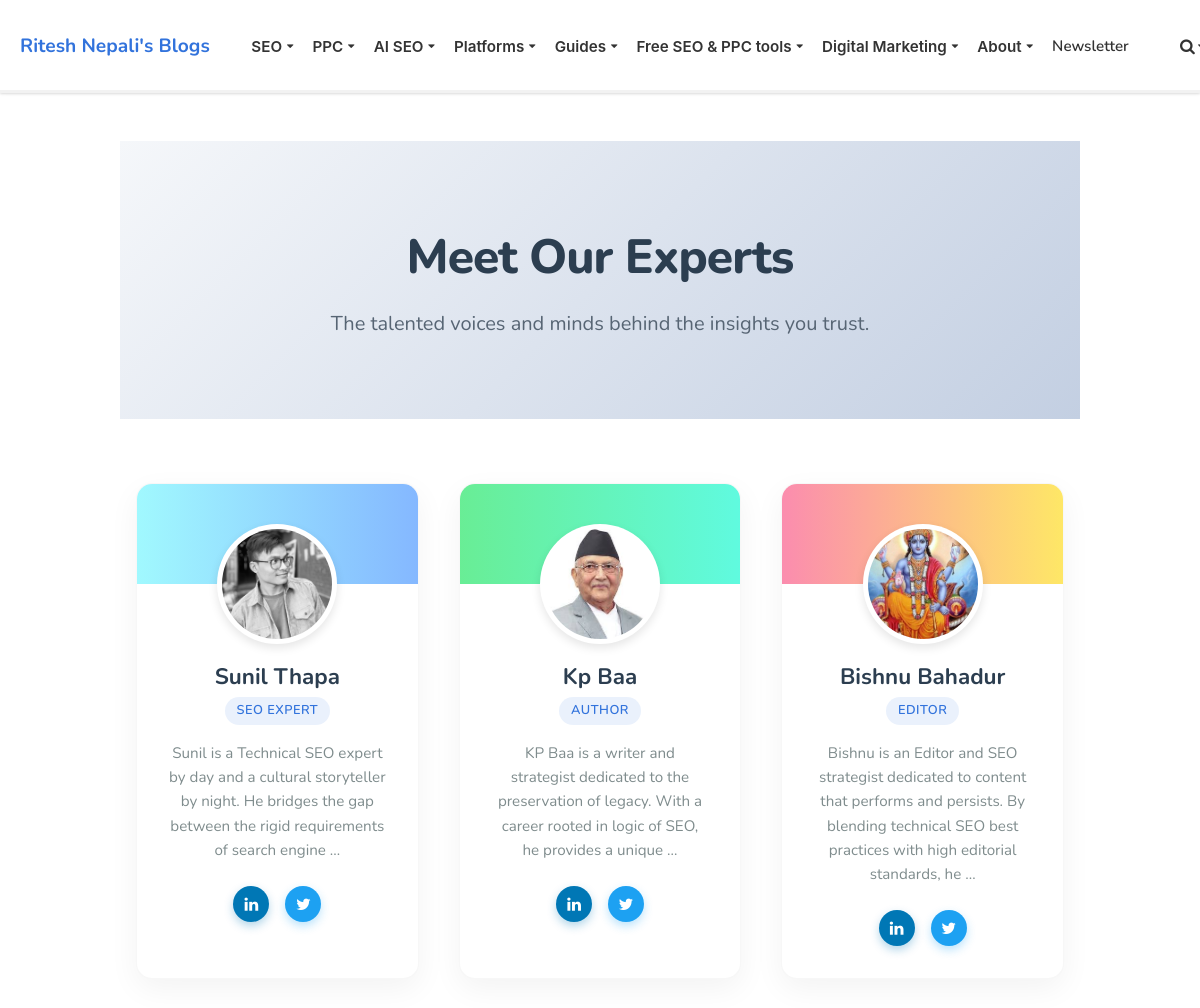
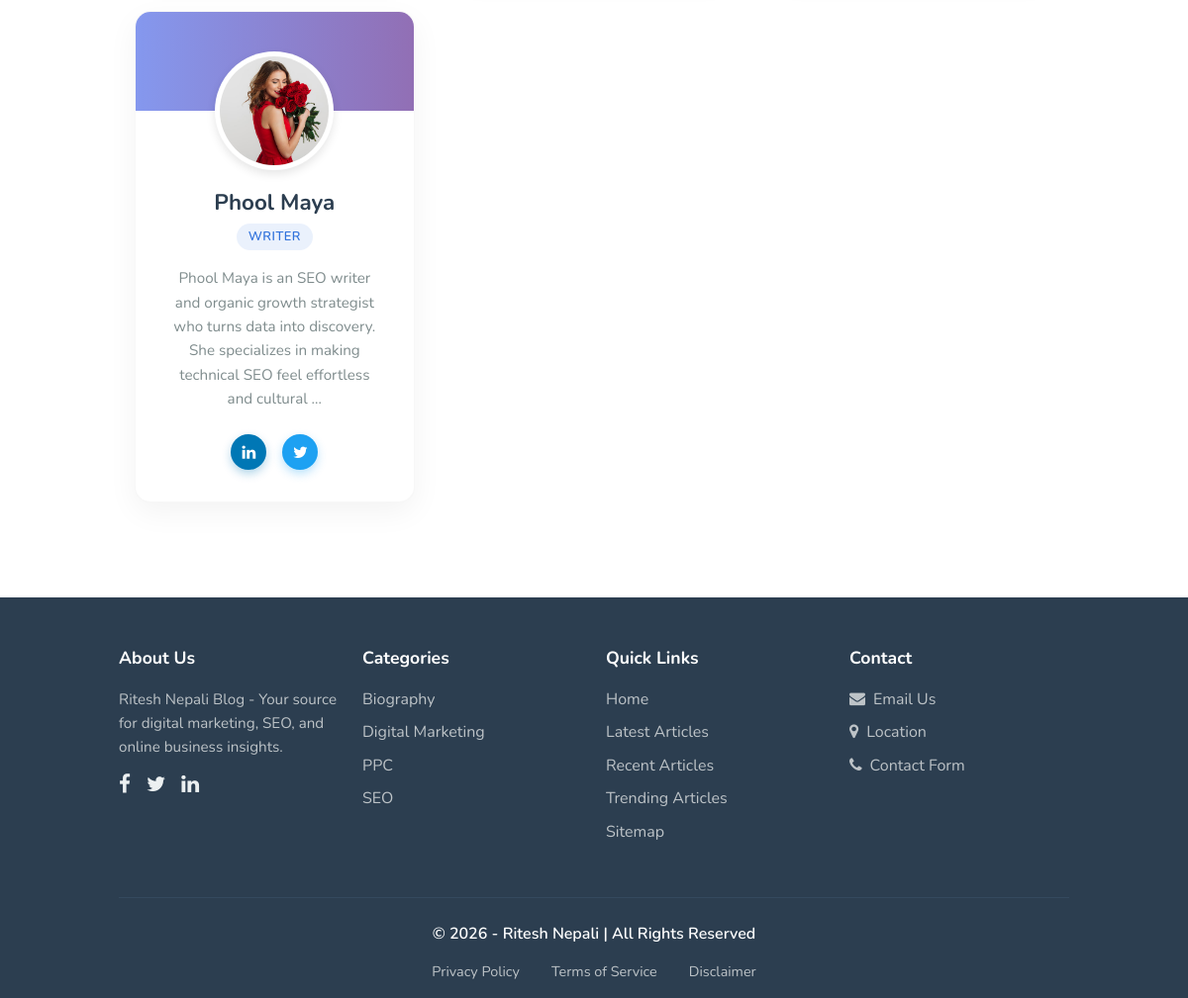
Page /team/ on the committed database (2 pictures, top to bottom).
### core/models.py (models this page shows, shortened)
class UserProfile(models.Model):
    ROLE_CHOICES = (
        ('Author', 'Author'),
        ('Editor', 'Editor'),
        ('Writer', 'Writer'),
        ('SEO Expert', 'SEO Expert'),
        ('Admin', 'Admin'),
    )
    user = models.OneToOneField(User, on_delete=models.CASCADE, related_name='userprofile')
    role = models.CharField(max_length=50, choices=ROLE_CHOICES, default='Writer')
    bio = models.TextField(blank=True, null=True, help_text="Bio for author page and post footer")
    profile_image = models.ImageField(upload_to='uploads/authors/', blank=True, null=True)
    email = models.EmailField(blank=True, null=True)
    linkedin_url = models.URLField(blank=True, null=True)
    twitter_url = models.URLField(blank=True, null=True)
    website_url = models.URLField(blank=True, null=True)
    def get_image_url(self):
        if self.profile_image:
            image_str = str(self.profile_image)
            if image_str.startswith('http'):
                return image_str
            return self.profile_image.url
        return "https://ui-avatars.com/api/?name=" + self.user.username + "&background=random"

### blog/models.py (models this page shows, shortened)
class Category(models.Model):
    title = models.CharField(max_length=255)
    slug = models.SlugField()
    class Meta:
        ordering=('title',)
        verbose_name_plural='Categories'
    def get_absolute_url(self):
        return '/%s/' % self.slug

### core/views.py (the view)
# urls.py: path('team/', meet_the_team, name='meet_the_team'),
def meet_the_team(request):
    team_members = UserProfile.objects.all().select_related('user')
    role_groups = [
        ('SEO Expert', team_members.filter(role='SEO Expert')),
        ('Author', team_members.filter(role='Author')),
        ('Editor', team_members.filter(role='Editor')),
        ('Writer', team_members.filter(role='Writer')),
    ]
    context = {
        'role_groups': role_groups
    }
    return render(request, 'core/meet_the_team.html', context)

### core/templates/core/meet_the_team.html (shortened to what this page needs)
{% extends 'core/base.html' %}
{% block content %}
<div class="team-hero">
    <div class="container">
        <h1>Meet Our Experts</h1>
        <p>The talented voices and minds behind the insights you trust.</p>
    </div>
</div>
<div class="container pb-6">
    <div class="team-grid">
        {% for role_name, members in role_groups %}
            {% for profile in members %}
            <div class="team-card">
                <div class="card-avatar-wrapper">
                    <img class="card-avatar" src="{{ profile.get_image_url }}" alt="{{ profile.user.get_full_name }}">
                </div>
                <div class="card-body">
                    <h3 class="member-name">{{ profile.user.get_full_name|default:profile.user.username }}</h3>
                    <span class="member-role">{{ profile.role }}</span>
                    <p class="member-bio">{{ profile.bio|default:"No bio available yet."|truncatewords:25 }}</p>
                    <div class="social-links">
                        {% if profile.linkedin_url %}
                        <a href="{{ profile.linkedin_url }}" class="social-btn social-linkedin" target="_blank" title="LinkedIn">
                            <i class="fa fa-linkedin"></i>
                        </a>
                        {% endif %}
                        {% if profile.twitter_url %}
                        <a href="{{ profile.twitter_url }}" class="social-btn social-twitter" target="_blank" title="Twitter/X">
                            <i class="fa fa-twitter"></i>
                        </a>
                        {% endif %}
                    </div>
                </div>
            </div>
            {% endfor %}
        {% endfor %}
    </div>
</div>{% endblock %}

### core/templates/core/base.html (shortened to what this page needs)
<!DOCTYPE html>
<html>
<head>
    <link rel="stylesheet" href="https://unpkg.com/bulma@0.9.4/css/bulma.min.css">
    <link href="https://stackpath.bootstrapcdn.com/font-awesome/4.7.0/css/font-awesome.min.css" rel="stylesheet"
>
</head>
<body>
    <nav class="navbar">
        <div class="container" style="width: 100%; max-width: none;">
            <div class="navbar-brand">
                <a class="navbar-item" href="/" style="padding: 1rem;">
                    <strong style="font-size: 1.2rem; color: #3273dc;">Ritesh Nepali's Blogs</strong>
                </a>
            </div>
            <div id="navbarMenu" class="navbar-menu">
                <div class="navbar-start" style="padding: 0;">
                    <div class="navbar-dropdown-container">
                        <button class="navbar-dropdown-toggle">SEO <i class="fa fa-caret-down"
                                style="font-size: 0.7rem;"></i></button>
                    </div>
                    <div class="navbar-dropdown-container">
                        <button class="navbar-dropdown-toggle">PPC <i class="fa fa-caret-down"
                                style="font-size: 0.7rem;"></i></button>
                    </div>
                    <div class="navbar-dropdown-container">
                        <button class="navbar-dropdown-toggle">AI SEO <i class="fa fa-caret-down"
                                style="font-size: 0.7rem;"></i></button>
                    </div>
                    <div class="navbar-dropdown-container">
                        <button class="navbar-dropdown-toggle">Platforms <i class="fa fa-caret-down"
                                style="font-size: 0.7rem;"></i></button>
                    </div>
                    <div class="navbar-dropdown-container">
                        <button class="navbar-dropdown-toggle">Guides <i class="fa fa-caret-down"
                                style="font-size: 0.7rem;"></i></button>
                    </div>
                    <div class="navbar-dropdown-container">
                        <button class="navbar-dropdown-toggle">Free SEO & PPC tools <i class="fa fa-caret-down"
                                style="font-size: 0.7rem;"></i></button>
                    </div>
                    <div class="navbar-dropdown-container">
                        <button class="navbar-dropdown-toggle">Digital Marketing <i class="fa fa-caret-down"
                                style="font-size: 0.7rem;"></i></button>
                    </div>
                    <div class="navbar-dropdown-container">
                        <button class="navbar-dropdown-toggle">About <i class="fa fa-caret-down"
                                style="font-size: 0.7rem;"></i></button>
                    </div>
                    <a href="/" class="navbar-item">Newsletter</a>
                    <div class="navbar-item" style="padding: 0; margin-left: 2rem;">
                        <button id="searchToggle" class="search-toggle-btn" title="Toggle Search">
                            <i class="fa fa-search"></i>
                            <i class="fa fa-caret-down" style="font-size: 0.7rem;"></i>
                        </button>
                    </div>
                </div>
            </div>
        </div>
        <div class="scroll-progress-container">
        </div>
    </nav>
    <section class="section">
        <div class="container">
            {%block content %}
            {% endblock %}
        </div>
    </section>
    <footer class="footer" style="background: #2c3e50; color: #ecf0f1; padding: 3rem 1.5rem 1rem;">
        <div class="container">
            <div class="columns" style="margin-bottom: 2rem;">
                <div class="column is-3">
                    <h3 style="font-weight: bold; margin-bottom: 1rem; color: #fff; font-size: 1.1rem;">About Us</h3>
                    <p style="font-size: 0.95rem; line-height: 1.6; color: #bdc3c7; margin-bottom: 1rem;">
                        Ritesh Nepali Blog - Your source for digital marketing, SEO, and online business insights.
                    </p>
                    <div style="display: flex; gap: 1rem;">
                        <a href="#" style="color: #ecf0f1; transition: color 0.3s;">
                            <i class="fa fa-facebook" style="font-size: 1.3rem;"></i>
                        </a>
                        <a href="#" style="color: #ecf0f1; transition: color 0.3s;">
                            <i class="fa fa-twitter" style="font-size: 1.3rem;"></i>
                        </a>
                        <a href="#" style="color: #ecf0f1; transition: color 0.3s;">
                            <i class="fa fa-linkedin" style="font-size: 1.3rem;"></i>
                        </a>
                    </div>
                </div>
                <div class="column is-3">
                    <h3 style="font-weight: bold; margin-bottom: 1rem; color: #fff; font-size: 1.1rem;">Categories</h3>
                    <ul style="list-style: none; padding: 0; margin: 0;">
                        {% for category in categories %}
                        <li style="margin-bottom: 0.6rem;">
                            <a href="{{ category.get_absolute_url }}"
                                style="color: #bdc3c7; text-decoration: none; transition: color 0.3s;">
                                {{ category.title }}
                            </a>
                        </li>
                        {% empty %}
                        <li><span style="color: #95a5a6;">No categories yet</span></li>
                        {% endfor %}
                    </ul>
                </div>
                <div class="column is-3">
                    <h3 style="font-weight: bold; margin-bottom: 1rem; color: #fff; font-size: 1.1rem;">Quick Links</h3>
                    <ul style="list-style: none; padding: 0; margin: 0;">
                        <li style="margin-bottom: 0.6rem;">
                            <a href="/" style="color: #bdc3c7; text-decoration: none; transition: color 0.3s;">Home</a>
                        </li>
                        <li style="margin-bottom: 0.6rem;">
                            <a href="{% url 'all_latest' %}"
                                style="color: #bdc3c7; text-decoration: none; transition: color 0.3s;">Latest
                                Articles</a>
                        </li>
                        <li style="margin-bottom: 0.6rem;">
                            <a href="{% url 'all_recent' %}"
                                style="color: #bdc3c7; text-decoration: none; transition: color 0.3s;">Recent
                                Articles</a>
                        </li>
                        <li style="margin-bottom: 0.6rem;">
                            <a href="{% url 'all_trending' %}"
                                style="color: #bdc3c7; text-decoration: none; transition: color 0.3s;">Trending
                                Articles</a>
                        </li>
                        <li style="margin-bottom: 0.6rem;">
                            <a href="/sitemap.xml"
                                style="color: #bdc3c7; text-decoration: none; transition: color 0.3s;">Sitemap</a>
                        </li>
                    </ul>
                </div>
                <div class="column is-3">
                    <h3 style="font-weight: bold; margin-bottom: 1rem; color: #fff; font-size: 1.1rem;">Contact</h3>
                    <ul style="list-style: none; padding: 0; margin: 0;">
                        <li style="margin-bottom: 0.6rem;">
                            <a href="mailto:contact@riteshnepali.com"
                                style="color: #bdc3c7; text-decoration: none; transition: color 0.3s;">
                                <i class="fa fa-envelope" style="margin-right: 0.5rem;"></i>Email Us
                            </a>
                        </li>
                        <li style="margin-bottom: 0.6rem;">
                            <a href="#" style="color: #bdc3c7; text-decoration: none; transition: color 0.3s;">
                                <i class="fa fa-map-marker" style="margin-right: 0.5rem;"></i>Location
                            </a>
                        </li>
                        <li style="margin-bottom: 0.6rem;">
                            <a href="#" style="color: #bdc3c7; text-decoration: none; transition: color 0.3s;">
                                <i class="fa fa-phone" style="margin-right: 0.5rem;"></i>Contact Form
                            </a>
                        </li>
                    </ul>
                </div>
            </div>
            <div style="border-top: 1px solid #34495e; padding-top: 1.5rem; margin-top: 2rem; text-align: center;">
                <div style="color: #ffffff; font-size: 1rem; margin-bottom: 1rem; font-weight: 600;">
                    <p style="margin: 0;">
                        &copy; 2026 - Ritesh Nepali | All Rights Reserved
                    </p>
                </div>
                <div style="display: flex; justify-content: center; gap: 2rem; flex-wrap: wrap; font-size: 0.9rem;">
                    <a href="#" style="color: #bdc3c7; text-decoration: none; transition: color 0.3s;"
                        onmouseover="this.style.color='#ecf0f1'" onmouseout="this.style.color='#bdc3c7'">Privacy
                        Policy</a>
                    <a href="#" style="color: #bdc3c7; text-decoration: none; transition: color 0.3s;"
                        onmouseover="this.style.color='#ecf0f1'" onmouseout="this.style.color='#bdc3c7'">Terms of
                        Service</a>
                    <a href="#" style="color: #bdc3c7; text-decoration: none; transition: color 0.3s;"
                        onmouseover="this.style.color='#ecf0f1'" onmouseout="this.style.color='#bdc3c7'">Disclaimer</a>
                </div>
            </div>
        </div>
    </footer>
</body>
</html>

### rows in the picture
UserProfile: get_image_url (picture), user.get_full_name "Sunil Thapa", role "SEO EXPERT", bio "Sunil is a Technical SEO expert by day and a cultural storyteller by night. He bridges the gap between the rigid requirements of search engine …"
UserProfile: get_image_url (picture), user.get_full_name "Kp Baa", role "AUTHOR", bio "KP Baa is a writer and strategist dedicated to the preservation of legacy. With a career rooted in logic of SEO, he provides a unique …"
UserProfile: get_image_url (picture), user.get_full_name "Bishnu Bahadur", role "EDITOR", bio "Bishnu is an Editor and SEO strategist dedicated to content that performs and persists. By blending technical SEO best practices with high editorial standards, he …"
UserProfile: get_image_url (picture), user.get_full_name "Phool Maya", role "WRITER", bio "Phool Maya is an SEO writer and organic growth strategist who turns data into discovery. She specializes in making technical SEO feel effortless and cultural …"
Category: title "Biography"
Category: title "Digital Marketing"
Category: title "PPC"
Category: title "SEO"
